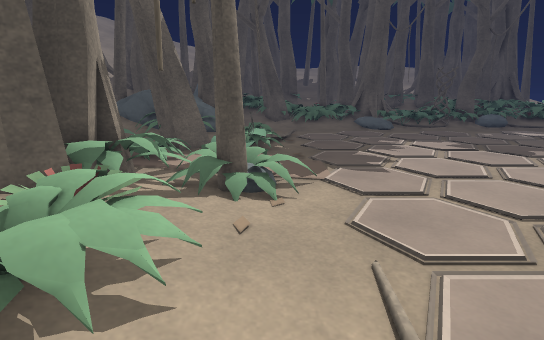
view 1 (above)

24 first-person views from a walk through a 3-D level made in the Godot game engine. The camera is 1.4 m above the floor, tilts 14° down and sees 85° across. The floor is counted in squares, 0.5 m on a side. Each view is taken from the middle of a square. On the plan, view 1 faces up. The plan holds only what a view shows up to about 20 squares ahead; the rest is blank. The place goes on beyond the plan. Surface patterns are stand-ins for the level's own textures.

view 2
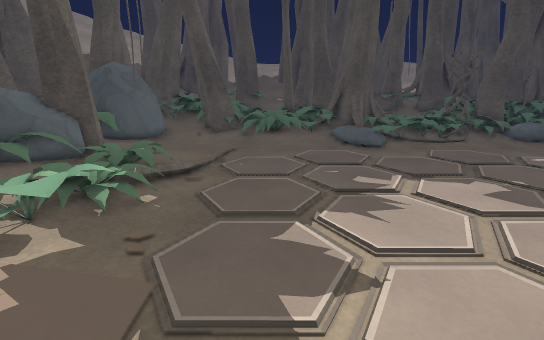

view 3
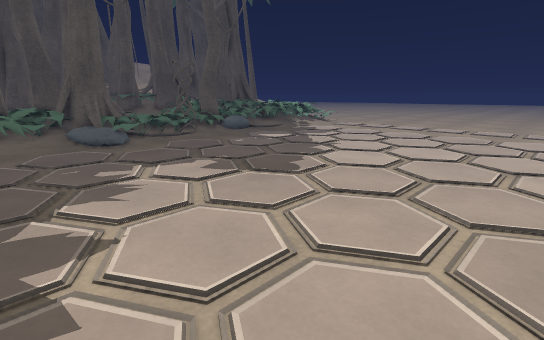

view 4
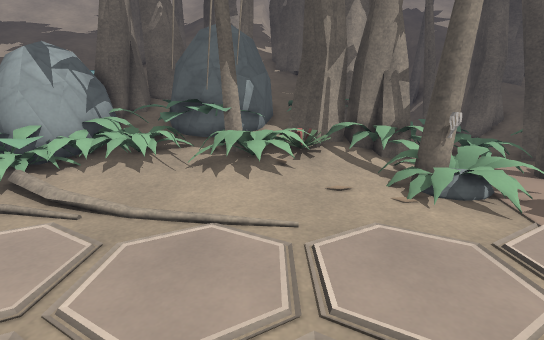

view 5
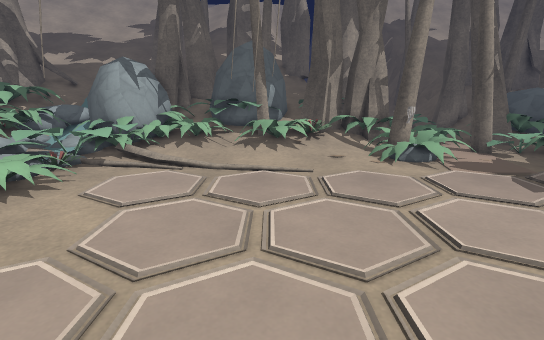

view 6
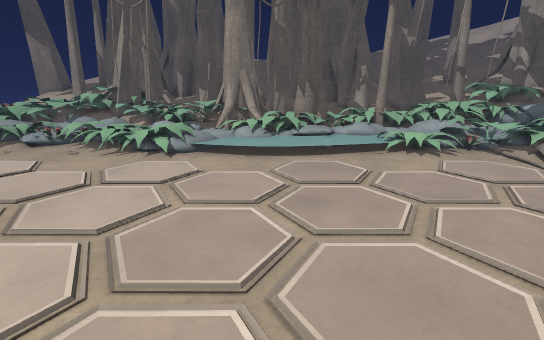

view 7
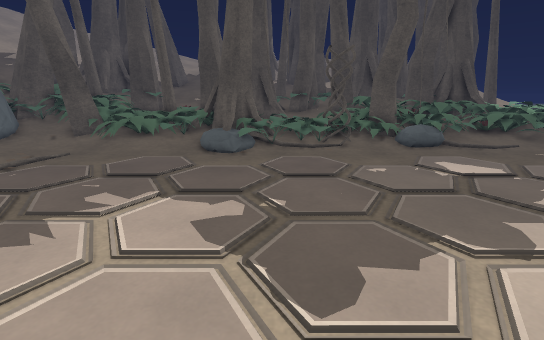

view 8
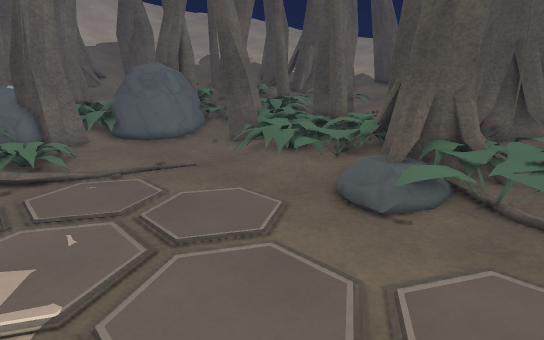

view 9
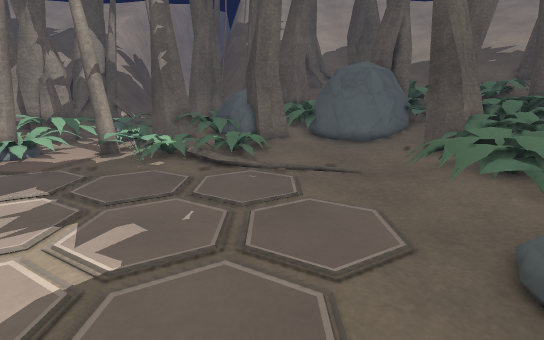

view 10
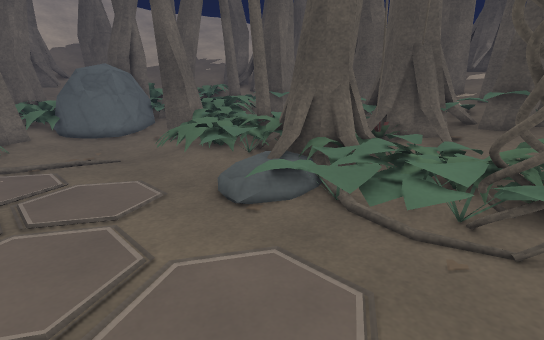

view 11
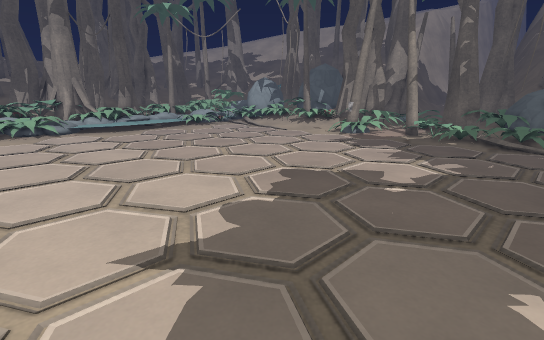

view 12
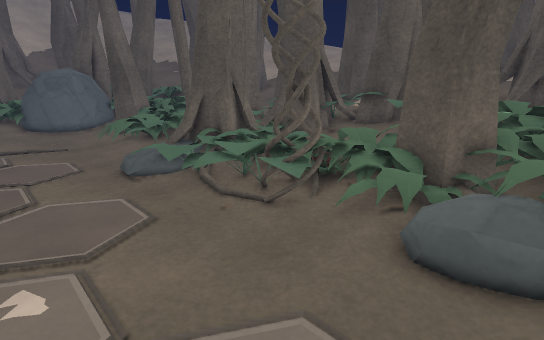

view 13
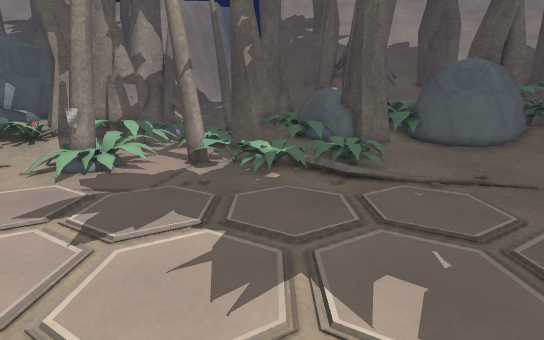

view 14
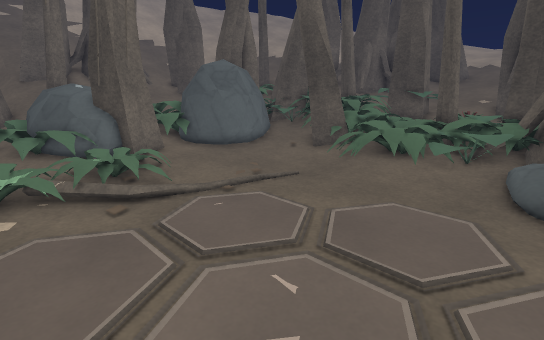

view 15
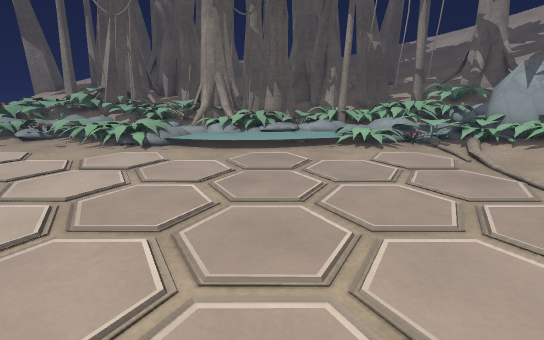

view 16
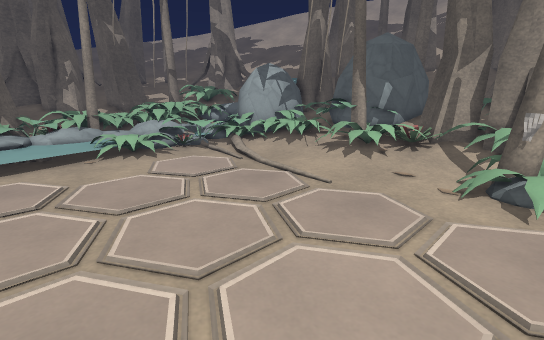

view 17
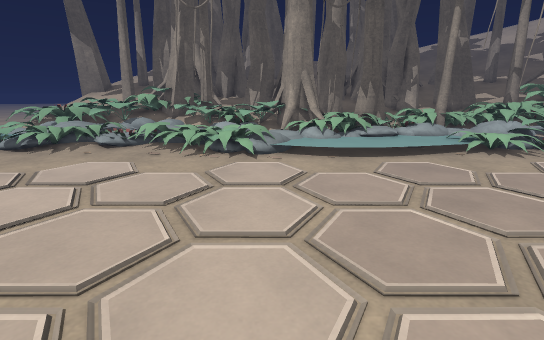

view 18
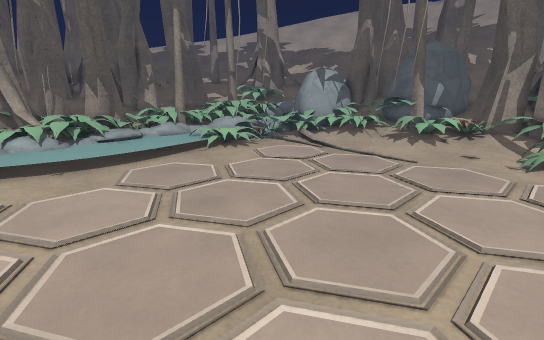

view 19
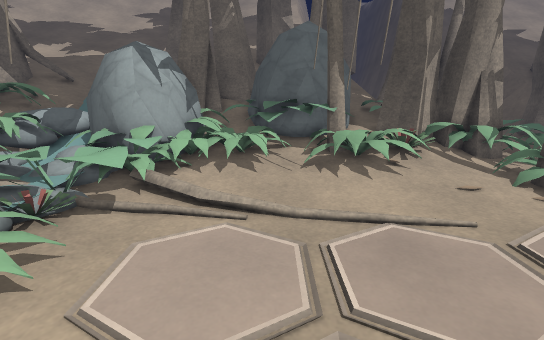

view 20
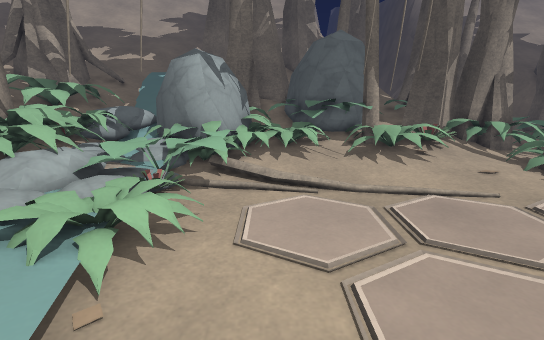

view 21
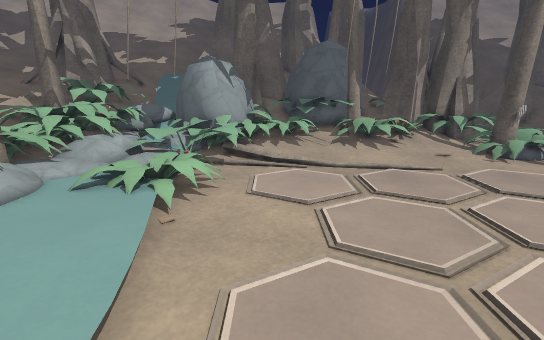

view 22
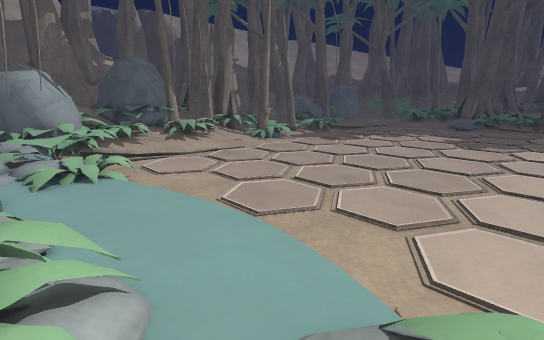

view 23
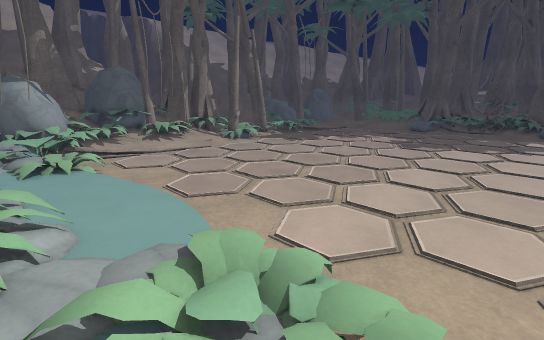

view 24
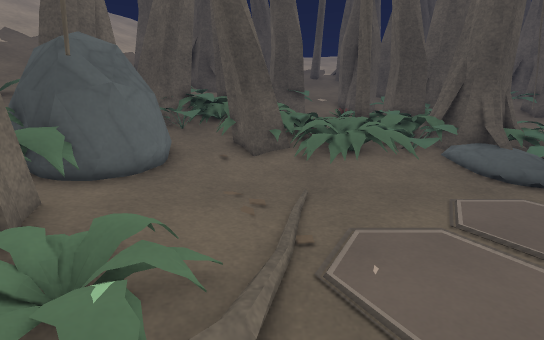

### Floor plan
Key: @ floor where view 1 was taken; # wall or solid block; x gap in a wall; . main floor; : floor 0.25 m higher than the main floor; + floor 0.5 m higher than the main floor; * floor 0.75 m higher than the main floor; % floor 1 m higher than the main floor; & floor 1.25 m higher than the main floor; $ floor 1.5 m higher than the main floor; / step, stairs or slope; = window, fence, low wall or low ledge; ^ raised ledge; v drop or lower ground; T tree; R rock; O other object.
Columns run from 11 left of view 1 to 21 right of it. Each row starts with its distance up from view 1.
 36      ///   /T##       TT TT T
 35  TT  /// TT/###    = TTT=^ ##
 34  T//   /$T//=     TTTTTT=  =T
 33   //   TT/// //  /TTTTTT*+++
 32     =TTTT///////%/TTT*++++
 31       TT //T////T///TTT:+*+**% %
 30 Tv=  TT%==TTT//////TTTT##+**+TTT#
 29     TTRRR/TTT/*//#==TTT# *##xTT##
 28     TT RR::::///*=#=TT:=*+##.//+
 27      R#RR:...//==#//++#=**==...+:
 26     RRRRR:..........::==x.=......
 25   T%&RRRR:.......................
 24  TTT%%%*::.......................
 23   TT   #=........................
 22       TT:./......................
 21  T  RRTTT////....................
 20  TRRRRRR+/+///...................
 19  *RRRRR=:+.:....................
 18 TT+*%  O:/:/.....................
 17 TT::: T=////.....................
 16 TT: .TTT////.....................
 15     .TT///==.....................
 14 #= ..//.///......................
 13   =#=://.........................
 12     ==/...//.....................
 11      #==.OO/.....................
 10 T# :+TT==##//....................
  9  TT= TT#=##/.....................
  8 TTT =TT#=#///....................
  7 TT   TT=:.......................
  6  &%& TTT/:.......................
  5  &%&%TT*/=.......................
  4  &RRRR++//.......................
  3 T  RRRRT /.......................
  2 TT  RRRTTv#......................
  1     RRR=:/.......................
  0    RRRR///.@.....................
 -1 TTTRR==///.......................
 -2 TT&%   ///./.....................
 -3 TTTTT%R/////=....................
 -4   TTTRRRR/==#=///..///::////////.
 -5     T RRRR* ==////::::::::::*/++/
 -6       #RR*///*+///:::::::::+/////
 -7       RRR ///#////:::::///: //+//
 -8        + //////::/::///*/// /   /
 -9        *=////////** ////// x/  =
-10        /////////T   TT #TTT    ##

Positions as (right, up) in squares from view 1, and headings:
1: (0, 0), facing up
2: (4, 9), facing up
3: (4, 7), facing up-right
4: (8, 4), facing left
5: (13, 3), facing left
6: (12, 10), facing down
7: (12, 11), facing up
8: (13, 19), facing up-left
9: (13, 22), facing left
10: (16, 21), facing up-left
11: (21, 22), facing down-left
12: (21, 22), facing up-left
13: (11, 17), facing left
14: (9, 17), facing up-left
15: (10, 12), facing down
16: (10, 10), facing down-left
17: (16, 10), facing down
18: (15, 9), facing down-left
19: (8, 0), facing left
20: (10, -2), facing left
21: (13, -2), facing left
22: (17, -8), facing up-left
23: (21, -8), facing up-left
24: (1, 17), facing up
